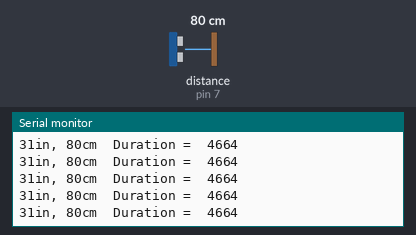
Recording of a sketch running on a simulated Arduino Uno, built with avr-gcc and run on an emulated ATmega328P. Shown: the last lines printed to the serial monitor. Inputs (shaded band) come from the test bench; at power-on: distance to the obstacle (sensor on pin 7) 80 cm. The echo pulse lasts 58.3 µs per cm.

Above: at 1.2 s.
1.3 s: distance to the obstacle (sensor on pin 7) set to 250 cm
At 1.5 s:
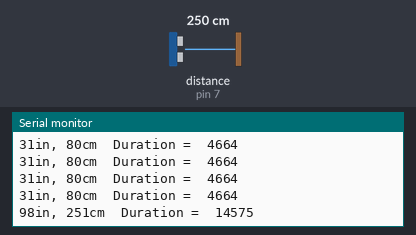
4.3 s: distance to the obstacle (sensor on pin 7) set to 35 cm
At 4.39 s:
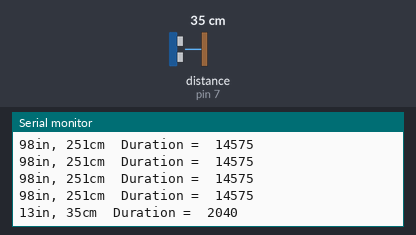
7.3 s: distance to the obstacle (sensor on pin 7) set to 250 cm
At 7.39 s:
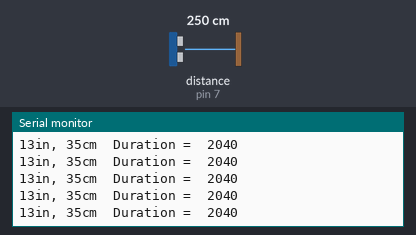
10.3 s: distance to the obstacle (sensor on pin 7) set to 35 cm
At 10.5 s:
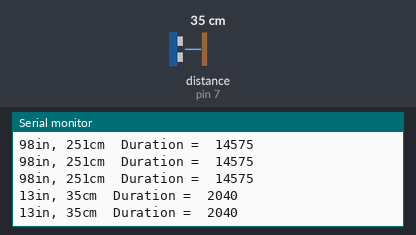
Timing chart, 0 to 13.3 s (numbered marks = the images above; inputs shaded):
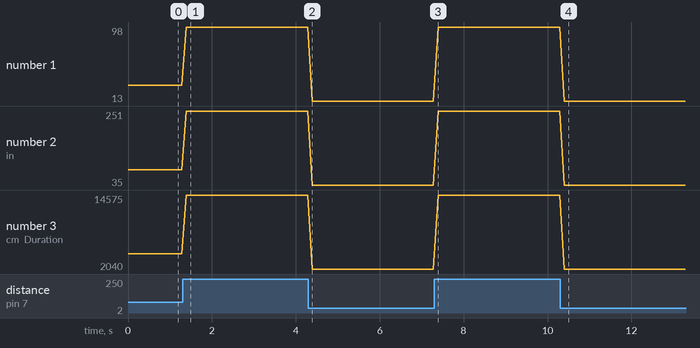

The sketch:

SR_04_Check.ino
```cpp
void setup()
{
Serial.begin(9600); // Starting Serial Terminal
pinMode(3, OUTPUT);
pinMode(7, INPUT);
}

void loop()
{
long duration, inches, cm;

digitalWrite(3, LOW);
delayMicroseconds(2);
digitalWrite(3, HIGH);
delayMicroseconds(10);
digitalWrite(3, LOW);


duration = pulseIn(7, HIGH);
inches = microsecondsToInches(duration);
cm = microsecondsToCentimeters(duration);

Serial.print(inches);
Serial.print("in, ");
Serial.print(cm);
Serial.print("cm");
Serial.print("\tDuration =  ");
Serial.print(duration);
Serial.println();

delay(100);
}

long microsecondsToInches(long microseconds)
{
return microseconds / 74 / 2;
}

long microsecondsToCentimeters(long microseconds)
{
return microseconds / 29 / 2;
}
```

Measured:
- after the input at 1.3 s, the serial monitor: prints a new line after 0.09 s (image 1)
- after the input at 4.3 s, the serial monitor: prints a new line after 0.09 s (image 2)
- after the input at 10.3 s, the serial monitor: prints a new line after 0.09 s (image 4)
- plotted number 1: 31 → 98 after the input at 1.3 s, 98 → 13 after the input at 4.3 s, 13 → 98 after the input at 7.3 s, 98 → 13 after the input at 10.3 s
- plotted number 2: 80 → 251 after the input at 1.3 s, 251 → 35 after the input at 4.3 s, 35 → 251 after the input at 7.3 s, 251 → 35 after the input at 10.3 s
- plotted number 3: 4664 → 14575 after the input at 1.3 s, 14575 → 2040 after the input at 4.3 s, 2040 → 14575 after the input at 7.3 s, 14575 → 2040 after the input at 10.3 s
